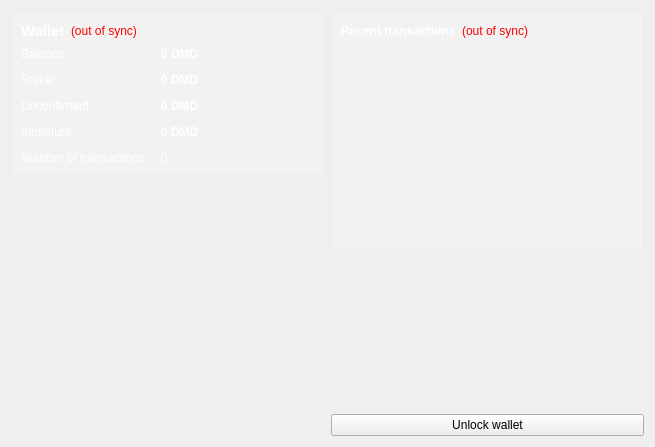
<?xml version="1.0" encoding="UTF-8"?>
<ui version="4.0">
 <class>OverviewPage</class>
 <widget class="QWidget" name="OverviewPage">
  <property name="geometry">
   <rect>
    <x>0</x>
    <y>0</y>
    <width>655</width>
    <height>447</height>
   </rect>
  </property>
  <property name="windowTitle">
   <string>Form</string>
  </property>
  <layout class="QHBoxLayout" name="horizontalLayout" stretch="1,1">
   <item>
    <layout class="QVBoxLayout" name="verticalLayout_2">
     <item>
      <widget class="QFrame" name="frame">
       <property name="styleSheet">
        <string notr="true">background-color:rgba(255, 255, 255, 40); color: white;</string>
       </property>
       <property name="frameShape">
        <enum>QFrame::StyledPanel</enum>
       </property>
       <property name="frameShadow">
        <enum>QFrame::Raised</enum>
       </property>
       <layout class="QVBoxLayout" name="verticalLayout_4">
        <item>
         <layout class="QHBoxLayout" name="horizontalLayout_4">
          <item>
           <widget class="QLabel" name="label_5">
            <property name="font">
             <font>
              <pointsize>11</pointsize>
              <weight>75</weight>
              <bold>true</bold>
             </font>
            </property>
            <property name="styleSheet">
             <string notr="true">background:transparent;</string>
            </property>
            <property name="text">
             <string>Wallet</string>
            </property>
           </widget>
          </item>
          <item>
           <widget class="QLabel" name="labelWalletStatus">
            <property name="toolTip">
             <string>The displayed information may be out of date. Your wallet automatically synchronizes with the Diamond network after a connection is established, but this process has not completed yet.</string>
            </property>
            <property name="styleSheet">
             <string notr="true">QLabel { color: red; background:transparent;}</string>
            </property>
            <property name="text">
             <string notr="true">(out of sync)</string>
            </property>
            <property name="alignment">
             <set>Qt::AlignLeading|Qt::AlignLeft|Qt::AlignVCenter</set>
            </property>
           </widget>
          </item>
          <item>
           <spacer name="horizontalSpacer_2">
            <property name="orientation">
             <enum>Qt::Horizontal</enum>
            </property>
            <property name="sizeHint" stdset="0">
             <size>
              <width>40</width>
              <height>20</height>
             </size>
            </property>
           </spacer>
          </item>
         </layout>
        </item>
        <item>
         <layout class="QFormLayout" name="formLayout_2">
          <property name="fieldGrowthPolicy">
           <enum>QFormLayout::AllNonFixedFieldsGrow</enum>
          </property>
          <property name="horizontalSpacing">
           <number>12</number>
          </property>
          <property name="verticalSpacing">
           <number>12</number>
          </property>
          <item row="0" column="0">
           <widget class="QLabel" name="label">
            <property name="styleSheet">
             <string notr="true">background:transparent;</string>
            </property>
            <property name="text">
             <string>Balance:</string>
            </property>
           </widget>
          </item>
          <item row="0" column="1">
           <widget class="QLabel" name="labelBalance">
            <property name="font">
             <font>
              <weight>75</weight>
              <bold>true</bold>
             </font>
            </property>
            <property name="cursor">
             <cursorShape>IBeamCursor</cursorShape>
            </property>
            <property name="toolTip">
             <string>Your current balance</string>
            </property>
            <property name="styleSheet">
             <string notr="true">background:transparent;</string>
            </property>
            <property name="text">
             <string notr="true">0 DMD</string>
            </property>
            <property name="textInteractionFlags">
             <set>Qt::LinksAccessibleByMouse|Qt::TextSelectableByKeyboard|Qt::TextSelectableByMouse</set>
            </property>
           </widget>
          </item>
          <item row="1" column="0">
           <widget class="QLabel" name="label_6">
            <property name="styleSheet">
             <string notr="true">background:transparent;</string>
            </property>
            <property name="text">
             <string>Stake:</string>
            </property>
           </widget>
          </item>
          <item row="1" column="1">
           <widget class="QLabel" name="labelStake">
            <property name="font">
             <font>
              <weight>75</weight>
              <bold>true</bold>
             </font>
            </property>
            <property name="cursor">
             <cursorShape>IBeamCursor</cursorShape>
            </property>
            <property name="toolTip">
             <string>Total of coins that was staked, and do not yet count toward the current balance</string>
            </property>
            <property name="styleSheet">
             <string notr="true">background:transparent;</string>
            </property>
            <property name="text">
             <string notr="true">0 DMD</string>
            </property>
            <property name="textInteractionFlags">
             <set>Qt::LinksAccessibleByMouse|Qt::TextSelectableByKeyboard|Qt::TextSelectableByMouse</set>
            </property>
           </widget>
          </item>
          <item row="2" column="0">
           <widget class="QLabel" name="label_3">
            <property name="styleSheet">
             <string notr="true">background:transparent;</string>
            </property>
            <property name="text">
             <string>Unconfirmed:</string>
            </property>
           </widget>
          </item>
          <item row="2" column="1">
           <widget class="QLabel" name="labelUnconfirmed">
            <property name="font">
             <font>
              <weight>75</weight>
              <bold>true</bold>
             </font>
            </property>
            <property name="cursor">
             <cursorShape>IBeamCursor</cursorShape>
            </property>
            <property name="toolTip">
             <string>Total of transactions that have yet to be confirmed, and do not yet count toward the current balance</string>
            </property>
            <property name="styleSheet">
             <string notr="true">background:transparent;</string>
            </property>
            <property name="text">
             <string notr="true">0 DMD</string>
            </property>
            <property name="textInteractionFlags">
             <set>Qt::LinksAccessibleByMouse|Qt::TextSelectableByKeyboard|Qt::TextSelectableByMouse</set>
            </property>
           </widget>
          </item>
          <item row="3" column="0">
           <widget class="QLabel" name="labelImmatureText">
            <property name="styleSheet">
             <string notr="true">background:transparent;</string>
            </property>
            <property name="text">
             <string>Immature:</string>
            </property>
           </widget>
          </item>
          <item row="3" column="1">
           <widget class="QLabel" name="labelImmature">
            <property name="font">
             <font>
              <weight>75</weight>
              <bold>true</bold>
             </font>
            </property>
            <property name="toolTip">
             <string>Mined balance that has not yet matured</string>
            </property>
            <property name="styleSheet">
             <string notr="true">background:transparent;</string>
            </property>
            <property name="text">
             <string notr="true">0 DMD</string>
            </property>
            <property name="textInteractionFlags">
             <set>Qt::LinksAccessibleByMouse|Qt::TextSelectableByKeyboard|Qt::TextSelectableByMouse</set>
            </property>
           </widget>
          </item>
          <item row="4" column="0">
           <widget class="QLabel" name="label_2">
            <property name="styleSheet">
             <string notr="true">background:transparent;</string>
            </property>
            <property name="text">
             <string>Number of transactions:</string>
            </property>
           </widget>
          </item>
          <item row="4" column="1">
           <widget class="QLabel" name="labelNumTransactions">
            <property name="toolTip">
             <string>Total number of transactions in wallet</string>
            </property>
            <property name="styleSheet">
             <string notr="true">background:transparent;</string>
            </property>
            <property name="text">
             <string notr="true">0</string>
            </property>
           </widget>
          </item>
         </layout>
        </item>
       </layout>
      </widget>
     </item>
     <item>
      <spacer name="verticalSpacer">
       <property name="orientation">
        <enum>Qt::Vertical</enum>
       </property>
       <property name="sizeHint" stdset="0">
        <size>
         <width>20</width>
         <height>40</height>
        </size>
       </property>
      </spacer>
     </item>
     <item>
      <widget class="QLabel" name="label_6">
       <property name="enabled">
        <bool>true</bool>
       </property>
       <property name="styleSheet">
        <string notr="true"/>
       </property>
       <property name="text">
        <string/>
       </property>
       <property name="pixmap">
        <pixmap resource="../bitcoin.qrc">:/images/backg</pixmap>
       </property>
       <property name="scaledContents">
        <bool>false</bool>
       </property>
       <property name="alignment">
        <set>Qt::AlignCenter</set>
       </property>
       <property name="margin">
        <number>-2</number>
       </property>
      </widget>
     </item>
    </layout>
   </item>
   <item>
    <layout class="QVBoxLayout" name="verticalLayout_3">
     <item>
      <widget class="QFrame" name="frame_2">
       <property name="styleSheet">
        <string notr="true">background-color:rgba(255, 255, 255, 40); color: white;</string>
       </property>
       <property name="frameShape">
        <enum>QFrame::StyledPanel</enum>
       </property>
       <property name="frameShadow">
        <enum>QFrame::Raised</enum>
       </property>
       <layout class="QVBoxLayout" name="verticalLayout">
        <item>
         <layout class="QHBoxLayout" name="horizontalLayout_2">
          <item>
           <widget class="QLabel" name="label_4">
            <property name="styleSheet">
             <string notr="true">background:transparent;</string>
            </property>
            <property name="text">
             <string>&lt;html&gt;&lt;head/&gt;&lt;body&gt;&lt;p&gt;&lt;span style=&quot; font-weight:600; color:#ffffff;&quot;&gt;Recent transactions&lt;/span&gt;&lt;/p&gt;&lt;/body&gt;&lt;/html&gt;</string>
            </property>
           </widget>
          </item>
          <item>
           <widget class="QLabel" name="labelTransactionsStatus">
            <property name="toolTip">
             <string>The displayed information may be out of date. Your wallet automatically synchronizes with the Diamond network after a connection is established, but this process has not completed yet.</string>
            </property>
            <property name="styleSheet">
             <string notr="true">QLabel { color: red; background:transparent; }</string>
            </property>
            <property name="text">
             <string notr="true">(out of sync)</string>
            </property>
            <property name="alignment">
             <set>Qt::AlignRight|Qt::AlignTrailing|Qt::AlignVCenter</set>
            </property>
           </widget>
          </item>
          <item>
           <spacer name="horizontalSpacer">
            <property name="orientation">
             <enum>Qt::Horizontal</enum>
            </property>
            <property name="sizeHint" stdset="0">
             <size>
              <width>40</width>
              <height>20</height>
             </size>
            </property>
           </spacer>
          </item>
         </layout>
        </item>
        <item>
         <widget class="QListView" name="listTransactions">
          <property name="styleSheet">
           <string notr="true">QListView { background: transparent; }</string>
          </property>
          <property name="frameShape">
           <enum>QFrame::NoFrame</enum>
          </property>
          <property name="verticalScrollBarPolicy">
           <enum>Qt::ScrollBarAlwaysOff</enum>
          </property>
          <property name="horizontalScrollBarPolicy">
           <enum>Qt::ScrollBarAlwaysOff</enum>
          </property>
          <property name="selectionMode">
           <enum>QAbstractItemView::NoSelection</enum>
          </property>
         </widget>
        </item>
       </layout>
      </widget>
     </item>
     <item>
      <spacer name="verticalSpacer_2">
       <property name="orientation">
        <enum>Qt::Vertical</enum>
       </property>
       <property name="sizeHint" stdset="0">
        <size>
         <width>20</width>
         <height>40</height>
        </size>
       </property>
      </spacer>
     </item>
     <item>
      <widget class="QPushButton" name="unlockWalletButton">
       <property name="text">
        <string>Unlock wallet</string>
       </property>
      </widget>
     </item>
    </layout>
   </item>
  </layout>
 </widget>
 <resources>
  <include location="../bitcoin.qrc"/>
 </resources>
 <connections/>
</ui>
